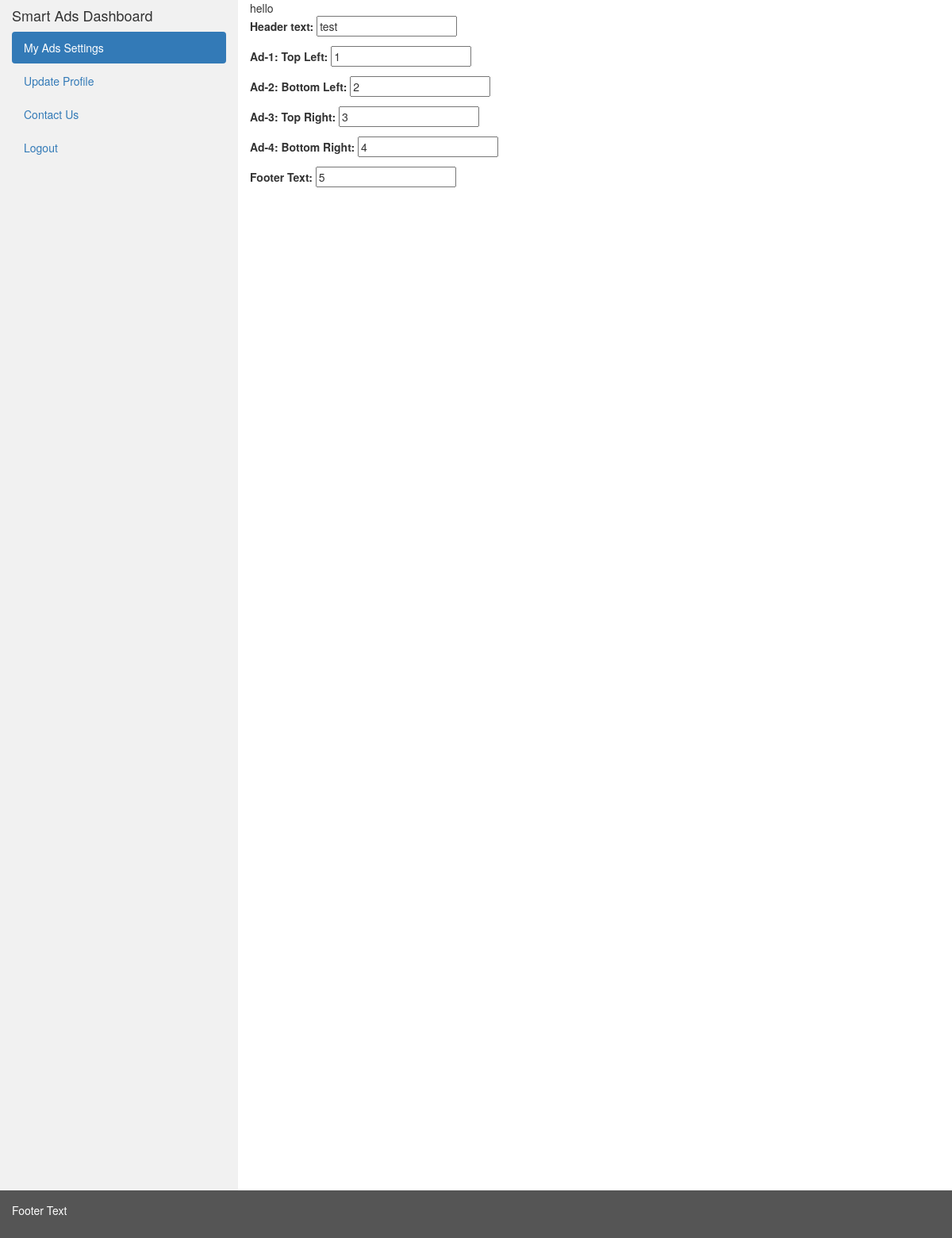
/dashboard/myads (signed in), run on an earlier commit of the app's database.
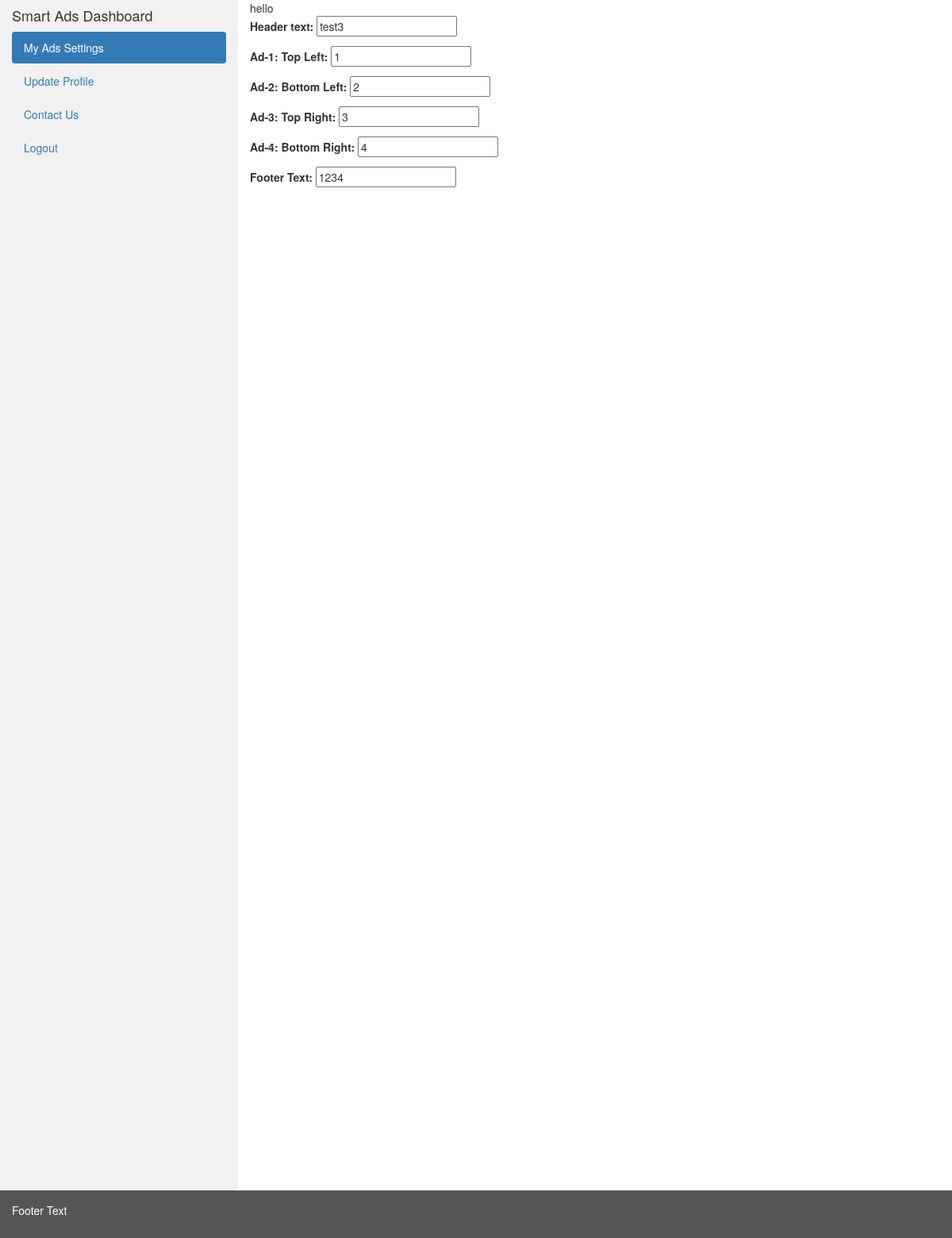
And on a later commit of the database.
### client/models.py (models this page shows, shortened)
class adsDetails(models.Model):
    client_id=models.ForeignKey(User, unique=True,on_delete=models.CASCADE)
    header = models.CharField('Header text', max_length=300,default="",blank= True)
    left_top = models.CharField('Ad-1: Top Left', max_length=200,default="",blank= True)
    left_bottom = models.CharField('Ad-2: Bottom Left', max_length=200,default="",blank= True)
    right_top = models.CharField('Ad-3: Top Right', max_length=200,default="",blank= True)
    right_bottom = models.CharField('Ad-4: Bottom Right', max_length=200,default="",blank= True)
    footer = models.CharField('Footer Text', max_length=300,default="",blank= True)
    update_flag = models.BooleanField(default=True, blank=True)

### client/views.py (the view, shortened to what this page needs)
# urls.py: url('dashboard/myads$', clientads, name='clientads'),
@login_required
def clientads(request):
    try:
        my_record = adsDetails.objects.get(client_id_id=request.user.id)
    except adsDetails.DoesNotExist:
        my_record = None
    form = adsDetailsForm(instance=my_record)
    context = {'form': form}
    return render(request,'dashboard.html',context=context)

### client/forms.py
class adsDetailsForm(forms.ModelForm):
	class Meta:
		model= adsDetails
		fields = '__all__'
		exclude = ['client_id', 'update_flag']

### templates/dashboard.html
{% extends "client_base.html" %}
{% block content %}
      hello
{{form.as_p}}
{% endblock %}

What changed in the data, as far as the page shows it:
changed adsDetails: header "test" → "test3"; footer "5" → "1234"
